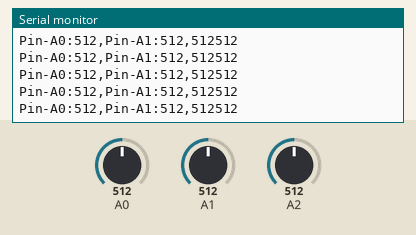
Recording of a sketch running on a simulated Arduino Uno, built with avr-gcc and run on an emulated ATmega328P. Shown: the last lines printed to the serial monitor. The inputs (shaded band) are chosen by the test bench; at power-on: A1 = 512, A0 = 512, A2 = 512.

Above: at 1.2 s.
1.3 s: A1 set to 110
At 2.4 s:
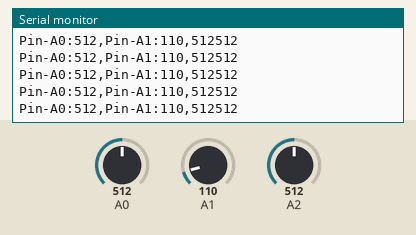
4.3 s: A1 set to 95
At 5.4 s:
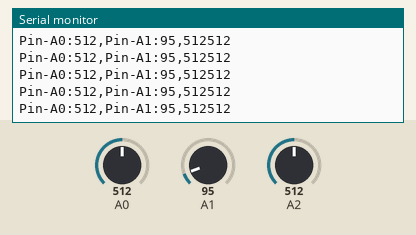
5.8 s: A0 set to 107
At 6.8 s:
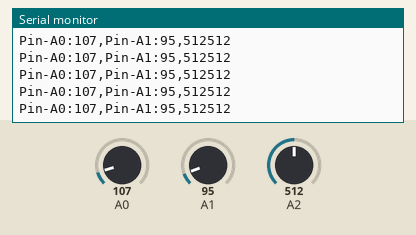
8.8 s: A0 set to 92
At 9.9 s:
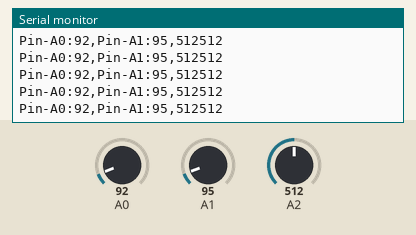
11.8 s: A2 set to 981
At 12.7 s:
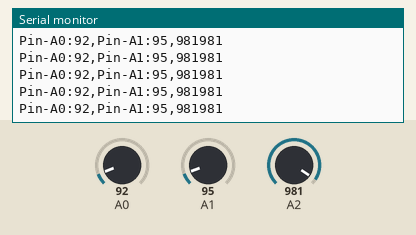
14.8 s: A2 set to 1017
At 15.6 s:
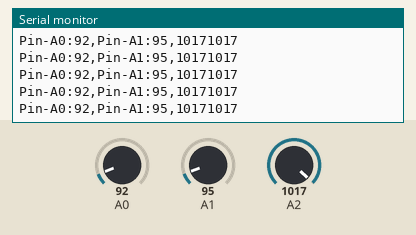
Timing chart, 0 to 17.3 s (numbered marks = the images above; inputs shaded):
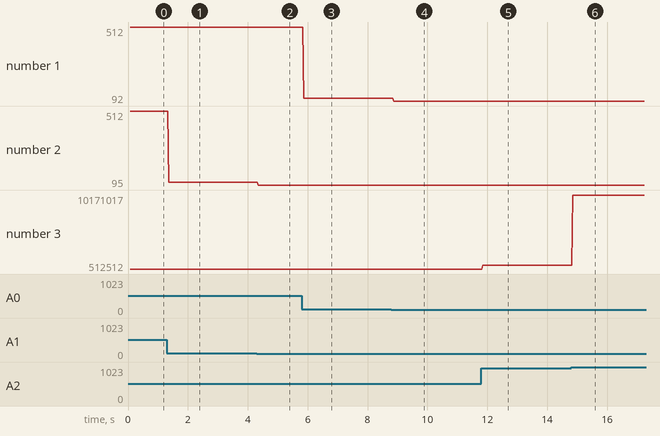

The sketch:

01.serialMonitor.ino
```cpp
/*
  Author:

  Learning Intention:
  The students will understand the difference between the inbuilt setup and loop methods,
  and understand the basics of the serial monitor'.

  Success Criteria:
    1.  I understand the different behaviours of the setup and loop methods
    2.  I can print information to the serial monitor
    3.  I can print information to a new line of the serial monitor
    4.  I understand the impact of having more than one setup or loop methods in my sketch
    5.  I understand `//` and `\/* *\/` comments

  Student Notes:

  Documentation:
    https://www.arduino.cc/reference/en/language/functions/communication/serial/
    https://docs.arduino.cc/software/ide-v2/tutorials/ide-v2-serial-plotter
*/

// The setup function runs once when you press reset or power the board
void setup() {

//Setup a serial connection and configure he communication speed
Serial.begin(9600);
//Debug serial connection by prnting a confimation to the serial moniter
Serial.print("Serial moniter is configured to 9600 baud rate");
}

// The loop function runs over and over again forever
void loop() {
Serial.print("Pin-A0:");
Serial.print(analogRead(A0));
Serial.print(",");
Serial.print("Pin-A1:");
Serial.print(analogRead(A1));
Serial.print(",");
Serial.print(analogRead(A2));
Serial.println(analogRead(A2));
}
```

Measured:
- after the input at 1.3 s, the serial monitor: prints a new line after 0.06 s (image 1)
- after the input at 4.3 s, the serial monitor: prints a new line after 0.05 s (image 2)
- after the input at 5.8 s, the serial monitor: prints a new line after 0.06 s (image 3)
- after the input at 8.8 s, the serial monitor: prints a new line after 0.08 s (image 4)
- after the input at 11.8 s, the serial monitor: prints a new line after 0.05 s (image 5)
- after the input at 14.8 s, the serial monitor: prints a new line after 0.05 s (image 6)
- plotted number 1: 512 → 107 after the input at 5.8 s, 107 → 92 after the input at 8.8 s
- plotted number 2: 512 → 110 after the input at 1.3 s, 110 → 95 after the input at 4.3 s
